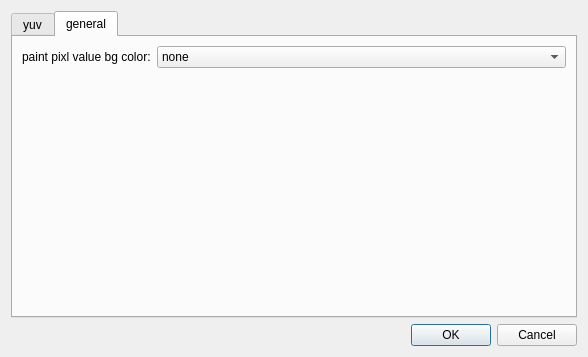
<?xml version="1.0" encoding="UTF-8"?>
<ui version="4.0">
 <class>IIPOptionDialog</class>
 <widget class="QDialog" name="IIPOptionDialog">
  <property name="geometry">
   <rect>
    <x>0</x>
    <y>0</y>
    <width>588</width>
    <height>357</height>
   </rect>
  </property>
  <property name="windowTitle">
   <string>Option</string>
  </property>
  <property name="locale">
   <locale language="English" country="UnitedStates"/>
  </property>
  <layout class="QHBoxLayout" name="horizontalLayout">
   <item>
    <layout class="QVBoxLayout" name="IIPOptDlgLayout">
     <item>
      <widget class="QTabWidget" name="tabWidget">
       <property name="layoutDirection">
        <enum>Qt::LeftToRight</enum>
       </property>
       <property name="locale">
        <locale language="English" country="UnitedStates"/>
       </property>
       <property name="currentIndex">
        <number>1</number>
       </property>
       <widget class="QWidget" name="yuvTabPage">
        <attribute name="title">
         <string>yuv</string>
        </attribute>
        <layout class="QFormLayout" name="formLayout">
         <item row="0" column="0">
          <widget class="QLabel" name="uv_pix_value_mode_label">
           <property name="text">
            <string>display UV pixel value mode:</string>
           </property>
          </widget>
         </item>
         <item row="0" column="1">
          <widget class="QComboBox" name="uv_pix_value_mode_comboBox">
           <item>
            <property name="text">
             <string>substract half max value, 0 present gray</string>
            </property>
           </item>
           <item>
            <property name="text">
             <string>keep the value, half max value present gray</string>
            </property>
           </item>
          </widget>
         </item>
        </layout>
       </widget>
       <widget class="QWidget" name="generalTabPage">
        <attribute name="title">
         <string>general</string>
        </attribute>
        <layout class="QFormLayout" name="formLayout_2">
         <item row="0" column="0">
          <widget class="QLabel" name="paint_pix_value_bg_color_label">
           <property name="text">
            <string>paint pixl value bg color:</string>
           </property>
          </widget>
         </item>
         <item row="0" column="1">
          <widget class="QComboBox" name="paint_pix_val_bg_color_comboBox">
           <item>
            <property name="text">
             <string>none</string>
            </property>
           </item>
           <item>
            <property name="text">
             <string>white</string>
            </property>
           </item>
           <item>
            <property name="text">
             <string>gray</string>
            </property>
           </item>
           <item>
            <property name="text">
             <string>black</string>
            </property>
           </item>
           <item>
            <property name="text">
             <string>red</string>
            </property>
           </item>
           <item>
            <property name="text">
             <string>yellow</string>
            </property>
           </item>
           <item>
            <property name="text">
             <string>green</string>
            </property>
           </item>
           <item>
            <property name="text">
             <string>cyan</string>
            </property>
           </item>
           <item>
            <property name="text">
             <string>blue</string>
            </property>
           </item>
           <item>
            <property name="text">
             <string>magenta</string>
            </property>
           </item>
           <item>
            <property name="text">
             <string>custom...</string>
            </property>
           </item>
          </widget>
         </item>
        </layout>
       </widget>
      </widget>
     </item>
     <item>
      <widget class="QDialogButtonBox" name="buttonBox">
       <property name="locale">
        <locale language="English" country="UnitedStates"/>
       </property>
       <property name="orientation">
        <enum>Qt::Horizontal</enum>
       </property>
       <property name="standardButtons">
        <set>QDialogButtonBox::Cancel|QDialogButtonBox::Ok</set>
       </property>
       <property name="centerButtons">
        <bool>false</bool>
       </property>
      </widget>
     </item>
    </layout>
   </item>
  </layout>
 </widget>
 <resources/>
 <connections>
  <connection>
   <sender>buttonBox</sender>
   <signal>rejected()</signal>
   <receiver>IIPOptionDialog</receiver>
   <slot>reject()</slot>
   <hints>
    <hint type="sourcelabel">
     <x>316</x>
     <y>260</y>
    </hint>
    <hint type="destinationlabel">
     <x>286</x>
     <y>274</y>
    </hint>
   </hints>
  </connection>
  <connection>
   <sender>buttonBox</sender>
   <signal>accepted()</signal>
   <receiver>IIPOptionDialog</receiver>
   <slot>accept()</slot>
   <hints>
    <hint type="sourcelabel">
     <x>248</x>
     <y>254</y>
    </hint>
    <hint type="destinationlabel">
     <x>157</x>
     <y>274</y>
    </hint>
   </hints>
  </connection>
 </connections>
</ui>
